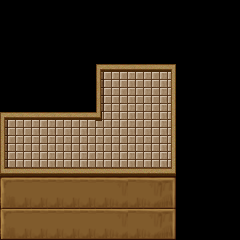

Below is a game level as drawn by its tile map, then a one-line description and the .tmx that defines it (tile-layer data replaced by summaries):
An orthogonal 15x15 tile map with 16x16 px tiles, 1 tile layer (Tile Layer 1).

<map version="1.0" orientation="orthogonal" renderorder="right-down" width="15" height="15" tilewidth="16" tileheight="16" nextobjectid="1">
 <tileset firstgid="1" name="MDTileA4" tilewidth="16" tileheight="16" tilecount="960">
  <image source="../MDTileA4.png" width="512" height="480" />
 </tileset>
 <layer name="Tile Layer 1" width="15" height="15">
  <data>[225 cells, 103 non-empty, 33 distinct tile ids]</data>
 </layer>
</map>
